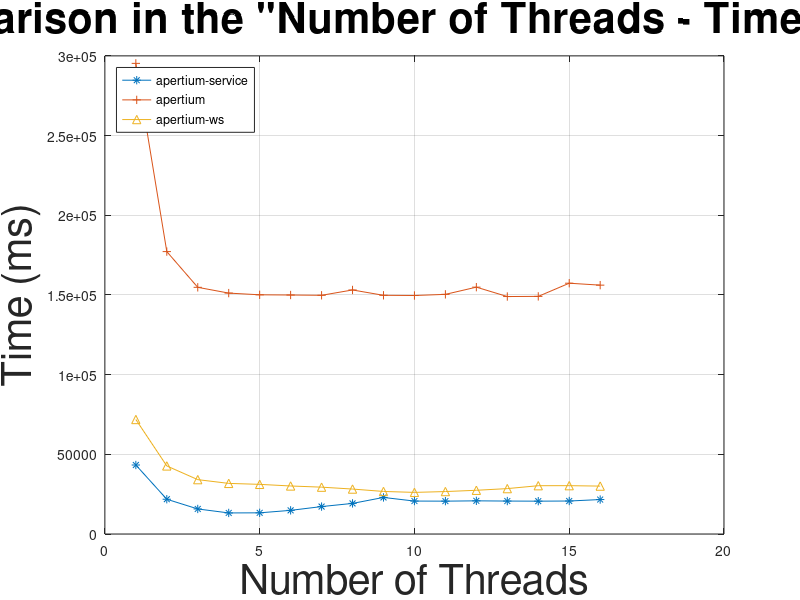

Recreate this plot in MATLAB. (Note: this script raises an error after producing the figure.)
as = [43291 21818 15715 13220 13286 14837 17211 19199 22941 20665 20615 20810 20670 20605 20697 21617];
a = [295303 177203 154783 151162 150089 149960 149781 153124 149776 149647 150371 154888 149003 149097 157362 156152];
aws = [71846 42712 34115 31756 31152 30133 29395 28204 26702 26109 26632 27437 28484 30308 30329 30058];

x = [1 2 3 4 5 6 7 8 9 10 11 12 13 14 15 16];

plot(x, as, "-*;apertium-service;", 
	x, a, "-+;apertium;",
	x, aws, "-^;apertium-ws;");

title ('Comparison in the "Number of Threads - Time" space', "fontsize", 30);
xlabel ("Number of Threads", "fontsize", 30);
ylabel ("Time (ms)", "fontsize", 30);
legend ("location", "northwest");
legend ("boxon");
grid ("on");
# ylim ([0, 350]);

print compmt.png -dpng -mono -solid -F:30;

replot;
